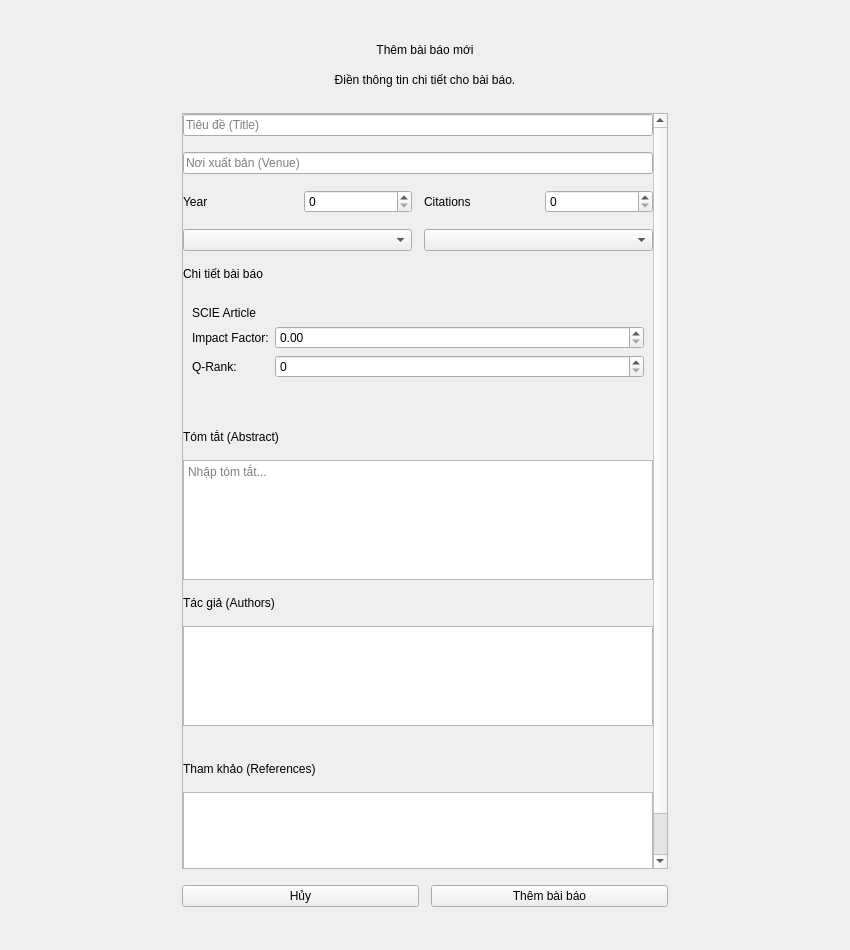
<?xml version="1.0" encoding="UTF-8"?>
<ui version="4.0">
 <class>mainDialog</class>
 <widget class="QWidget" name="mainDialog">
  <property name="geometry">
   <rect>
    <x>0</x>
    <y>0</y>
    <width>850</width>
    <height>950</height>
   </rect>
  </property>
  <property name="windowTitle">
   <string>Thêm bài báo</string>
  </property>
  <layout class="QHBoxLayout" name="horizontalLayout">
   <item>
    <spacer name="horizontalSpacer_1">
     <property name="orientation">
      <enum>Qt::Orientation::Horizontal</enum>
     </property>
     <property name="sizeHint" stdset="0">
      <size>
       <width>40</width>
       <height>20</height>
      </size>
     </property>
    </spacer>
   </item>
   <item>
    <widget class="QFrame" name="centralCard">
     <property name="minimumSize">
      <size>
       <width>550</width>
       <height>0</height>
      </size>
     </property>
     <property name="maximumSize">
      <size>
       <width>550</width>
       <height>16777215</height>
      </size>
     </property>
     <layout class="QVBoxLayout" name="verticalLayout_Card">
      <property name="spacing">
       <number>16</number>
      </property>
      <property name="leftMargin">
       <number>32</number>
      </property>
      <property name="topMargin">
       <number>32</number>
      </property>
      <property name="rightMargin">
       <number>32</number>
      </property>
      <property name="bottomMargin">
       <number>32</number>
      </property>
      <item>
       <widget class="QLabel" name="titleLabel">
        <property name="text">
         <string>Thêm bài báo mới</string>
        </property>
        <property name="alignment">
         <set>Qt::AlignmentFlag::AlignCenter</set>
        </property>
       </widget>
      </item>
      <item>
       <widget class="QLabel" name="subtitleLabel">
        <property name="text">
         <string>Điền thông tin chi tiết cho bài báo.</string>
        </property>
        <property name="alignment">
         <set>Qt::AlignmentFlag::AlignCenter</set>
        </property>
       </widget>
      </item>
      <item>
       <spacer name="verticalSpacer_1">
        <property name="orientation">
         <enum>Qt::Orientation::Vertical</enum>
        </property>
        <property name="sizeType">
         <enum>QSizePolicy::Policy::Fixed</enum>
        </property>
        <property name="sizeHint" stdset="0">
         <size>
          <width>20</width>
          <height>10</height>
         </size>
        </property>
       </spacer>
      </item>
      <item>
       <widget class="QScrollArea" name="scrollArea">
        <property name="widgetResizable">
         <bool>true</bool>
        </property>
        <widget class="QWidget" name="scrollAreaWidgetContents">
         <property name="geometry">
          <rect>
           <x>0</x>
           <y>0</y>
           <width>474</width>
           <height>812</height>
          </rect>
         </property>
         <layout class="QVBoxLayout" name="verticalLayout_Form">
          <property name="spacing">
           <number>16</number>
          </property>
          <property name="leftMargin">
           <number>0</number>
          </property>
          <property name="topMargin">
           <number>0</number>
          </property>
          <property name="rightMargin">
           <number>0</number>
          </property>
          <property name="bottomMargin">
           <number>0</number>
          </property>
          <item>
           <widget class="QLineEdit" name="titleLineEdit">
            <property name="placeholderText">
             <string>Tiêu đề (Title)</string>
            </property>
           </widget>
          </item>
          <item>
           <widget class="QLineEdit" name="venueLineEdit">
            <property name="placeholderText">
             <string>Nơi xuất bản (Venue)</string>
            </property>
           </widget>
          </item>
          <item>
           <layout class="QHBoxLayout" name="hLayout_YearCite">
            <property name="spacing">
             <number>12</number>
            </property>
            <item>
             <widget class="QLabel" name="yearLabel">
              <property name="text">
               <string>Year</string>
              </property>
             </widget>
            </item>
            <item>
             <widget class="QSpinBox" name="yearSpin"/>
            </item>
            <item>
             <widget class="QLabel" name="citationLabel">
              <property name="text">
               <string>Citations</string>
              </property>
             </widget>
            </item>
            <item>
             <widget class="QSpinBox" name="citationSpin"/>
            </item>
           </layout>
          </item>
          <item>
           <layout class="QHBoxLayout" name="hLayout_TypeStatus">
            <property name="spacing">
             <number>12</number>
            </property>
            <item>
             <widget class="QComboBox" name="typeComboBox">
              <property name="placeholderText">
               <string>Loại bài báo (Type)</string>
              </property>
              <item>
               <property name="text">
                <string>SCIE</string>
               </property>
              </item>
              <item>
               <property name="text">
                <string>CONFERENCE</string>
               </property>
              </item>
              <item>
               <property name="text">
                <string>SCOPUS</string>
               </property>
              </item>
              <item>
               <property name="text">
                <string>OTHER</string>
               </property>
              </item>
             </widget>
            </item>
            <item>
             <widget class="QComboBox" name="statusComboBox">
              <property name="placeholderText">
               <string>Tình trạng bài báo (Status)</string>
              </property>
              <item>
               <property name="text">
                <string>DRAFT</string>
               </property>
              </item>
              <item>
               <property name="text">
                <string>PUBLISHED</string>
               </property>
              </item>
              <item>
               <property name="text">
                <string>SUBMITTED</string>
               </property>
              </item>
              <item>
               <property name="text">
                <string>UNDER_REVIEW</string>
               </property>
              </item>
              <item>
               <property name="text">
                <string>REVISIONS</string>
               </property>
              </item>
              <item>
               <property name="text">
                <string>ACCEPTED</string>
               </property>
              </item>
              <item>
               <property name="text">
                <string>REJECTED</string>
               </property>
              </item>
             </widget>
            </item>
           </layout>
          </item>
          <item>
           <widget class="QLabel" name="detailsGroupLabel">
            <property name="text">
             <string>Chi tiết bài báo</string>
            </property>
           </widget>
          </item>
          <item>
           <widget class="QStackedWidget" name="typeSpecificStackedWidget">
            <property name="currentIndex">
             <number>0</number>
            </property>
            <widget class="QWidget" name="page_scie">
             <layout class="QFormLayout" name="formLayout_scie">
              <item row="1" column="0">
               <widget class="QLabel" name="label_impact">
                <property name="text">
                 <string>Impact Factor:</string>
                </property>
               </widget>
              </item>
              <item row="1" column="1">
               <widget class="QDoubleSpinBox" name="impactFactorSpinBox"/>
              </item>
              <item row="2" column="0">
               <widget class="QLabel" name="label_qrank">
                <property name="text">
                 <string>Q-Rank:</string>
                </property>
               </widget>
              </item>
              <item row="2" column="1">
               <widget class="QSpinBox" name="qRankSpinBox"/>
              </item>
              <item row="0" column="0">
               <widget class="QLabel" name="label">
                <property name="text">
                 <string>SCIE Article</string>
                </property>
               </widget>
              </item>
             </layout>
            </widget>
            <widget class="QWidget" name="page_conference">
             <layout class="QFormLayout" name="formLayout_conf">
              <item row="1" column="0">
               <widget class="QLabel" name="label_confRank">
                <property name="text">
                 <string>Rank:</string>
                </property>
               </widget>
              </item>
              <item row="1" column="1">
               <widget class="QLineEdit" name="conferenceRankLineEdit">
                <property name="placeholderText">
                 <string>Conference Rank (A, A*...)</string>
                </property>
               </widget>
              </item>
              <item row="2" column="0">
               <widget class="QLabel" name="label_location">
                <property name="text">
                 <string>Location:</string>
                </property>
               </widget>
              </item>
              <item row="2" column="1">
               <widget class="QLineEdit" name="locationLineEdit">
                <property name="placeholderText">
                 <string>Thành phố, Đất nước (Tokyo, Japan)</string>
                </property>
               </widget>
              </item>
              <item row="3" column="0">
               <widget class="QLabel" name="label_acceptance">
                <property name="text">
                 <string>Acceptance Rate:</string>
                </property>
               </widget>
              </item>
              <item row="3" column="1">
               <widget class="QDoubleSpinBox" name="acceptanceRateSpinBox"/>
              </item>
              <item row="0" column="0">
               <widget class="QLabel" name="label_3">
                <property name="text">
                 <string>CONFERENCE Article</string>
                </property>
               </widget>
              </item>
             </layout>
            </widget>
            <widget class="QWidget" name="page_scopus">
             <layout class="QFormLayout" name="formLayout_scopus">
              <item row="1" column="0">
               <widget class="QLabel" name="label_sjr">
                <property name="text">
                 <string>SJR:</string>
                </property>
               </widget>
              </item>
              <item row="1" column="1">
               <widget class="QDoubleSpinBox" name="sjrSpinBox"/>
              </item>
              <item row="2" column="0">
               <widget class="QLabel" name="label_hindex">
                <property name="text">
                 <string>H-Index:</string>
                </property>
               </widget>
              </item>
              <item row="2" column="1">
               <widget class="QSpinBox" name="hIndexSpinBox"/>
              </item>
              <item row="0" column="0">
               <widget class="QLabel" name="label_4">
                <property name="text">
                 <string>SCOPUS Article</string>
                </property>
               </widget>
              </item>
             </layout>
            </widget>
            <widget class="QWidget" name="page_other">
             <layout class="QVBoxLayout" name="verticalLayout_other">
              <item>
               <widget class="QLabel" name="label_2">
                <property name="text">
                 <string>OTHER Article</string>
                </property>
               </widget>
              </item>
              <item>
               <widget class="QLabel" name="label_other">
                <property name="text">
                 <string>Không có trường dữ liệu cụ thể.</string>
                </property>
                <property name="alignment">
                 <set>Qt::AlignmentFlag::AlignCenter</set>
                </property>
               </widget>
              </item>
             </layout>
            </widget>
           </widget>
          </item>
          <item>
           <widget class="QLabel" name="abstractLabel">
            <property name="text">
             <string>Tóm tắt (Abstract)</string>
            </property>
           </widget>
          </item>
          <item>
           <widget class="QTextEdit" name="abstractTextEdit">
            <property name="minimumSize">
             <size>
              <width>0</width>
              <height>120</height>
             </size>
            </property>
            <property name="placeholderText">
             <string>Nhập tóm tắt...</string>
            </property>
           </widget>
          </item>
          <item>
           <widget class="QLabel" name="authorsLabel">
            <property name="text">
             <string>Tác giả (Authors)</string>
            </property>
           </widget>
          </item>
          <item>
           <widget class="QListWidget" name="authorsListWidget">
            <property name="minimumSize">
             <size>
              <width>0</width>
              <height>100</height>
             </size>
            </property>
           </widget>
          </item>
          <item>
           <layout class="QHBoxLayout" name="hLayout_AuthorsButtons">
            <item>
             <spacer name="spacer_Authors">
              <property name="orientation">
               <enum>Qt::Orientation::Horizontal</enum>
              </property>
              <property name="sizeHint" stdset="0">
               <size>
                <width>40</width>
                <height>20</height>
               </size>
              </property>
             </spacer>
            </item>
           </layout>
          </item>
          <item>
           <widget class="QLabel" name="referencesLabel">
            <property name="text">
             <string>Tham khảo (References)</string>
            </property>
           </widget>
          </item>
          <item>
           <widget class="QListWidget" name="referencesListWidget">
            <property name="minimumSize">
             <size>
              <width>0</width>
              <height>100</height>
             </size>
            </property>
           </widget>
          </item>
          <item>
           <layout class="QHBoxLayout" name="hLayout_RefsButtons">
            <item>
             <spacer name="spacer_Refs">
              <property name="orientation">
               <enum>Qt::Orientation::Horizontal</enum>
              </property>
              <property name="sizeHint" stdset="0">
               <size>
                <width>40</width>
                <height>20</height>
               </size>
              </property>
             </spacer>
            </item>
           </layout>
          </item>
         </layout>
        </widget>
       </widget>
      </item>
      <item>
       <layout class="QHBoxLayout" name="buttonLayout">
        <property name="spacing">
         <number>12</number>
        </property>
        <item>
         <widget class="QPushButton" name="cancelButton">
          <property name="text">
           <string>Hủy</string>
          </property>
         </widget>
        </item>
        <item>
         <widget class="QPushButton" name="addArticleButton">
          <property name="text">
           <string>Thêm bài báo</string>
          </property>
         </widget>
        </item>
       </layout>
      </item>
     </layout>
    </widget>
   </item>
   <item>
    <spacer name="horizontalSpacer_2">
     <property name="orientation">
      <enum>Qt::Orientation::Horizontal</enum>
     </property>
     <property name="sizeHint" stdset="0">
      <size>
       <width>40</width>
       <height>20</height>
      </size>
     </property>
    </spacer>
   </item>
  </layout>
 </widget>
 <resources/>
 <connections/>
</ui>
